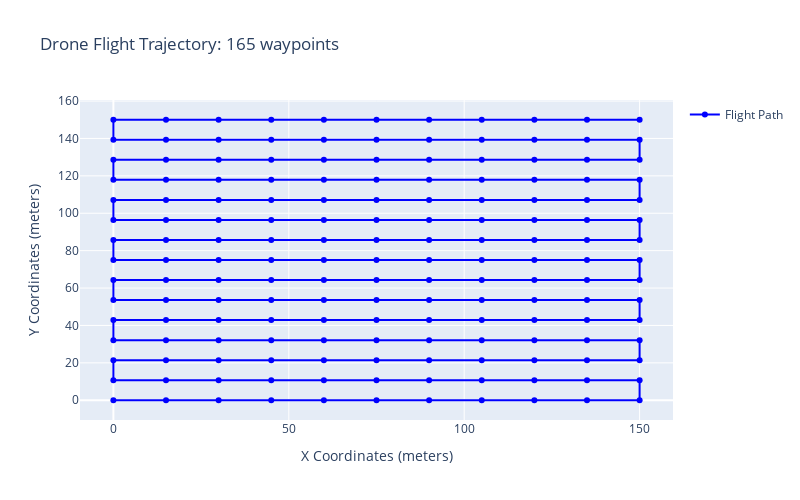

The code cell stored with this chart in its notebook:
### Markdown cell above
Observation: Changing the height, in this case increasing it, will result in a decrease in waypoints. This affects both the x and y axis compared to just chaging overlap or sidelap respectively. It is confirmed that the height will not have an affect on the output.

Explanation: The higher height of the drone will result in a bigger area being captured. Since the area being captures is bigger, the drone will have to move farther to capture the next area. 

Practical Implication: A higher height will require less photos to be taken. This has the same benefits of quicker time and storage savings. A disadvantage will be the loss of detail quality due to the farther distance from the subject (the ground) and the camera. 

4. Change exposure time

### Code cell
camera_ = copy.deepcopy(camera_x10)
dataset_spec_ = copy.deepcopy(dataset_spec)
photo_plan = generate_photo_plan_on_grid(camera_, dataset_spec_)

print("Total exposure time for original flight plan:",(dataset_spec.exposure_time_ms * len(photo_plan))/1000, "seconds")
dataset_spec_.exposure_time_ms = 500
print("Total exposure time for modified flight plan:",(dataset_spec_.exposure_time_ms * len(photo_plan))/1000, "seconds")

print(camera_, dataset_spec_)
fig = plot_photo_plan(generate_photo_plan_on_grid(camera_, dataset_spec_))
fig.show()

### Figure 1 — Plotly figure (JSON) as saved in the notebook; plotly's stock layout.template omitted (floating-point values rounded to 4 significant figures; data arrays with more than 128 entries replaced by an {"elided": "..."} marker saying what was removed)
{"data": [{"marker": {"color": "blue"}, "mode": "lines+markers", "name": "Flight Path", "type": "scatter", "x": {"elided": "165 int values"}, "y": {"elided": "165 float values"}}], "layout": {"height": 500, "showlegend": true, "title": {"text": "Drone Flight Trajectory: 165 waypoints"}, "width": 800, "xaxis": {"title": {"text": "X Coordinates (meters)"}}, "yaxis": {"title": {"text": "Y Coordinates (meters)"}}}}
